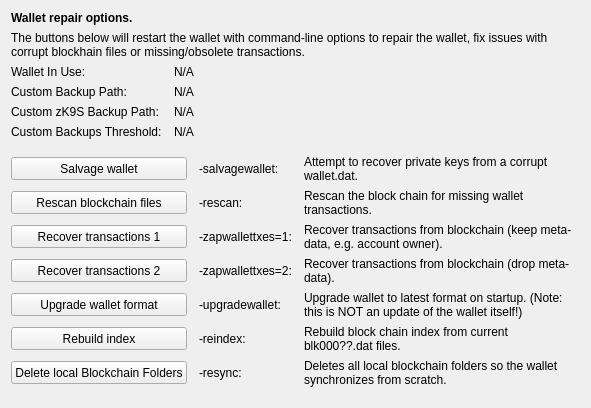
     <widget class="QWidget" name="tab_repair">
      <attribute name="title">
       <string>&amp;Wallet Repair</string>
      </attribute>
      <layout class="QGridLayout" name="gridLayout_4" columnstretch="0,0,0,0">
       <property name="horizontalSpacing">
        <number>12</number>
       </property>
       <item row="0" column="0" colspan="4">
        <widget class="QLabel" name="label_repair_header">
         <property name="font">
          <font>
           <weight>75</weight>
           <bold>true</bold>
          </font>
         </property>
         <property name="text">
          <string>Wallet repair options.</string>
         </property>
        </widget>
       </item>
       <item row="1" column="0" colspan="4">
        <widget class="QLabel" name="label_repair_helptext">
         <property name="font">
          <font>
           <weight>50</weight>
           <bold>false</bold>
          </font>
         </property>
         <property name="text">
          <string>The buttons below will restart the wallet with command-line options to repair the wallet, fix issues with corrupt blockhain files or missing/obsolete transactions.</string>
         </property>
         <property name="wordWrap">
          <bool>true</bool>
         </property>
        </widget>
       </item>
       <item row="2" column="0">
        <widget class="QLabel" name="wallet_path_label">
         <property name="text">
          <string>Wallet In Use:</string>
         </property>
        </widget>
       </item>
       <item row="2" column="1" colspan="3">
        <widget class="QLabel" name="wallet_path">
         <property name="cursor">
          <cursorShape>IBeamCursor</cursorShape>
         </property>
         <property name="text">
          <string>N/A</string>
         </property>
         <property name="textFormat">
          <enum>Qt::PlainText</enum>
         </property>
         <property name="textInteractionFlags">
          <set>Qt::LinksAccessibleByMouse|Qt::TextSelectableByKeyboard|Qt::TextSelectableByMouse</set>
         </property>
        </widget>
       </item>
       <item row="3" column="0">
        <widget class="QLabel" name="wallet_custombackuppath_label">
         <property name="visible">
          <bool>false</bool>
         </property>
         <property name="text">
          <string>Custom Backup Path:</string>
         </property>
        </widget>
       </item>
       <item row="3" column="1" colspan="3">
        <widget class="QLabel" name="wallet_custombackuppath">
         <property name="cursor">
          <cursorShape>IBeamCursor</cursorShape>
         </property>
         <property name="visible">
          <bool>false</bool>
         </property>
         <property name="text">
          <string>N/A</string>
         </property>
         <property name="textFormat">
          <enum>Qt::PlainText</enum>
         </property>
         <property name="textInteractionFlags">
          <set>Qt::LinksAccessibleByMouse|Qt::TextSelectableByKeyboard|Qt::TextSelectableByMouse</set>
         </property>
        </widget>
       </item>
       <item row="4" column="0">
        <widget class="QLabel" name="wallet_customzpivbackuppath_label">
         <property name="visible">
          <bool>false</bool>
         </property>
         <property name="text">
          <string>Custom zK9S Backup Path:</string>
         </property>
        </widget>
       </item>
       <item row="4" column="1" colspan="3">
        <widget class="QLabel" name="wallet_customzpivbackuppath">
         <property name="cursor">
          <cursorShape>IBeamCursor</cursorShape>
         </property>
         <property name="visible">
          <bool>false</bool>
         </property>
         <property name="text">
          <string>N/A</string>
         </property>
         <property name="textFormat">
          <enum>Qt::PlainText</enum>
         </property>
         <property name="textInteractionFlags">
          <set>Qt::LinksAccessibleByMouse|Qt::TextSelectableByKeyboard|Qt::TextSelectableByMouse</set>
         </property>
        </widget>
       </item>
       <item row="5" column="0">
        <widget class="QLabel" name="wallet_custombackupthreshold_label">
         <property name="visible">
          <bool>false</bool>
         </property>
         <property name="text">
          <string>Custom Backups Threshold:</string>
         </property>
        </widget>
       </item>
       <item row="5" column="1" colspan="3">
        <widget class="QLabel" name="wallet_custombackupthreshold">
         <property name="cursor">
          <cursorShape>IBeamCursor</cursorShape>
         </property>
         <property name="visible">
          <bool>false</bool>
         </property>
         <property name="text">
          <string>N/A</string>
         </property>
         <property name="textFormat">
          <enum>Qt::PlainText</enum>
         </property>
         <property name="textInteractionFlags">
          <set>Qt::LinksAccessibleByMouse|Qt::TextSelectableByKeyboard|Qt::TextSelectableByMouse</set>
         </property>
        </widget>
       </item>
       <item row="6" column="0">
        <spacer name="verticalSpacer_repair1">
         <property name="orientation">
          <enum>Qt::Vertical</enum>
         </property>
         <property name="sizeHint" stdset="0">
          <size>
           <width>10</width>
           <height>10</height>
          </size>
         </property>
        </spacer>
       </item>
       <item row="7" column="0" colspan="2">
        <widget class="QPushButton" name="btn_salvagewallet">
         <property name="minimumSize">
          <size>
           <width>100</width>
           <height>23</height>
          </size>
         </property>
         <property name="text">
          <string>Salvage wallet</string>
         </property>
        </widget>
       </item>
       <item row="7" column="2">
        <widget class="QLabel" name="label_repair_salvage_command">
         <property name="text">
          <string notr="true">-salvagewallet:</string>
         </property>
        </widget>
       </item>
       <item row="7" column="3">
        <widget class="QLabel" name="label_repair_salvage">
         <property name="text">
          <string>Attempt to recover private keys from a corrupt wallet.dat.</string>
         </property>
         <property name="wordWrap">
          <bool>true</bool>
         </property>
        </widget>
       </item>
       <item row="8" column="0" colspan="2">
        <widget class="QPushButton" name="btn_rescan">
         <property name="minimumSize">
          <size>
           <width>100</width>
           <height>23</height>
          </size>
         </property>
         <property name="text">
          <string>Rescan blockchain files</string>
         </property>
        </widget>
       </item>
       <item row="8" column="2">
        <widget class="QLabel" name="label_repair_rescan_command">
         <property name="text">
          <string notr="true">-rescan:</string>
         </property>
        </widget>
       </item>
       <item row="8" column="3">
        <widget class="QLabel" name="label_repair_rescan">
         <property name="text">
          <string>Rescan the block chain for missing wallet transactions.</string>
         </property>
         <property name="wordWrap">
          <bool>true</bool>
         </property>
        </widget>
       </item>
       <item row="9" column="0" colspan="2">
        <widget class="QPushButton" name="btn_zapwallettxes1">
         <property name="minimumSize">
          <size>
           <width>100</width>
           <height>23</height>
          </size>
         </property>
         <property name="text">
          <string>Recover transactions 1</string>
         </property>
        </widget>
       </item>
       <item row="9" column="2">
        <widget class="QLabel" name="label_repair_zap1_command">
         <property name="text">
          <string notr="true">-zapwallettxes=1:</string>
         </property>
        </widget>
       </item>
       <item row="9" column="3">
        <widget class="QLabel" name="label_repair_zap1">
         <property name="text">
          <string>Recover transactions from blockchain (keep meta-data, e.g. account owner).</string>
         </property>
         <property name="wordWrap">
          <bool>true</bool>
         </property>
        </widget>
       </item>
       <item row="10" column="0" colspan="2">
        <widget class="QPushButton" name="btn_zapwallettxes2">
         <property name="minimumSize">
          <size>
           <width>100</width>
           <height>23</height>
          </size>
         </property>
         <property name="text">
          <string>Recover transactions 2</string>
         </property>
        </widget>
       </item>
       <item row="10" column="2">
        <widget class="QLabel" name="label_repair_zap2_command">
         <property name="text">
          <string notr="true">-zapwallettxes=2:</string>
         </property>
        </widget>
       </item>
       <item row="10" column="3">
        <widget class="QLabel" name="label_repair_zap2">
         <property name="text">
          <string>Recover transactions from blockchain (drop meta-data).</string>
         </property>
         <property name="wordWrap">
          <bool>true</bool>
         </property>
        </widget>
       </item>
       <item row="11" column="0" colspan="2">
        <widget class="QPushButton" name="btn_upgradewallet">
         <property name="minimumSize">
          <size>
           <width>100</width>
           <height>23</height>
          </size>
         </property>
         <property name="text">
          <string>Upgrade wallet format</string>
         </property>
        </widget>
       </item>
       <item row="11" column="2">
        <widget class="QLabel" name="label_repair_upgrade_command">
         <property name="text">
          <string notr="true">-upgradewallet:</string>
         </property>
        </widget>
       </item>
       <item row="11" column="3">
        <widget class="QLabel" name="label_repair_upgrade">
         <property name="text">
          <string>Upgrade wallet to latest format on startup. (Note: this is NOT an update of the wallet itself!)</string>
         </property>
         <property name="wordWrap">
          <bool>true</bool>
         </property>
        </widget>
       </item>
       <item row="12" column="0" colspan="2">
        <widget class="QPushButton" name="btn_reindex">
         <property name="minimumSize">
          <size>
           <width>100</width>
           <height>23</height>
          </size>
         </property>
         <property name="text">
          <string>Rebuild index</string>
         </property>
        </widget>
       </item>
       <item row="12" column="2">
        <widget class="QLabel" name="label_repair_reindex_command">
         <property name="text">
          <string notr="true">-reindex:</string>
         </property>
        </widget>
       </item>
       <item row="12" column="3">
        <widget class="QLabel" name="label_repair_reindex">
         <property name="text">
          <string>Rebuild block chain index from current blk000??.dat files.</string>
         </property>
         <property name="wordWrap">
          <bool>true</bool>
         </property>
        </widget>
       </item>
       <item row="13" column="0" colspan="2">
        <widget class="QPushButton" name="btn_resync">
         <property name="minimumSize">
          <size>
           <width>100</width>
           <height>23</height>
          </size>
         </property>
         <property name="text">
          <string>Delete local Blockchain Folders</string>
         </property>
        </widget>
       </item>
       <item row="13" column="2">
        <widget class="QLabel" name="label_repair_resync_command">
         <property name="text">
          <string>-resync:</string>
         </property>
        </widget>
       </item>
       <item row="13" column="3">
        <widget class="QLabel" name="label_repair_resync">
         <property name="text">
          <string>Deletes all local blockchain folders so the wallet synchronizes from scratch.</string>
         </property>
         <property name="wordWrap">
          <bool>true</bool>
         </property>
        </widget>
       </item>
       <item row="14" column="0">
        <spacer name="verticalSpacer_repair2">
         <property name="orientation">
          <enum>Qt::Vertical</enum>
         </property>
         <property name="sizeHint" stdset="0">
          <size>
           <width>20</width>
           <height>10</height>
          </size>
         </property>
        </spacer>
       </item>
      </layout>
     </widget>
